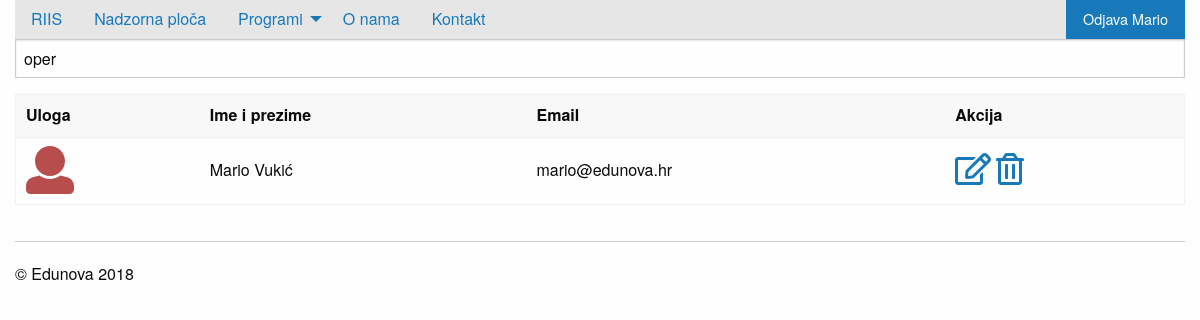
Screenshot of /privatno/operateri/index.php?uvjet=oper (signed in) with the database file from the repository.
### tables this page shows
create table operater(
sifra int not null primary key auto_increment,
email varchar(50) not null,
lozinka char(32) not null,
ime varchar(50) not null,
prezime varchar(50) not null,
uloga varchar(20) not null
);

### privatno/operateri/index.php (the view, shortened to what this page needs)
<?php include_once '../../konfiguracija.php';
$stranica = isset($_GET["stranica"]) ? $_GET["stranica"] : 1;
?>
<!doctype html>
<html class="no-js" lang="en" dir="ltr">
  <head>
    <?php include_once '../../include/head.php'; ?>
  </head>
  <body>
    <div class="grid-container">
      	<?php include_once '../../include/izbornik.php'; ?>
      	<div class="grid-x grid-padding-x">
			<div class="large-12 cell">
				<form method="get">
					<input type="text" name="uvjet"
					placeholder="uvjet pretraživanja (ime, prezime, email ili lozinka)"
					value="<?php echo isset($_GET["uvjet"]) ? $_GET["uvjet"] : "" ?>" />
				</form>
				<?php
					$uvjet = "%" . (isset($_GET["uvjet"]) ? $_GET["uvjet"] : "") . "%";
					$izraz = $veza->prepare("select * from operater
					where concat(ime,prezime,email,uloga) like :uvjet
					order by uloga, prezime, ime limit :stranica, :brojRezultataPoStranici");
					$izraz->bindValue("stranica", $stranica* $brojRezultataPoStranici -  $brojRezultataPoStranici , PDO::PARAM_INT);
					$izraz->bindValue("brojRezultataPoStranici", $brojRezultataPoStranici, PDO::PARAM_INT);
					$izraz->bindParam("uvjet", $uvjet);
					$izraz->execute();
					$rezultati = $izraz->fetchAll(PDO::FETCH_OBJ);
				  ?>
				<table>
					<thead>
						<tr>
							<th>Uloga</th>
							<th>Ime i prezime</th>
							<th>Email</th>
							<th>Akcija</th>
						</tr>
					</thead>
					<tbody>
					<?php
					foreach ($rezultati as $red):
					?>
						<tr>
							<td title="<?php echo $red->uloga ?>"><?php
							if($red->uloga==="admin"){
								echo "<i style=\"color: #b74d4d\" title=\"Administrator\" class=\"fas fa-user-circle fa-3x\"></i>";
							}else{
								echo "<i  style=\"color: #b74d4d\" title=\"Operater\" class=\"fas fa-user fa-3x\"></i>";
							}
								?></td>
							<td><?php echo $red->ime . " " . $red->prezime; ?></td>
							<td><?php echo $red->email; ?></td>
							<td>
								<a href="#"><i class="far fa-edit fa-2x"></i></a>
								<a href="#"><i class="far fa-trash-alt fa-2x"></i></a>
							</td>
						</tr>
					<?php endforeach; ?>
					</tbody>
				</table>
			</div>
		</div>
		<?php include_once '../../include/podnozje.php'; ?>
    </div>
  </body>
</html>

### rows the page displays
operater: ime "Mario", prezime "Vukić", email "mario@edunova.hr"

### other values shown
$opis "RIIS Nadzorna ploča O nama Kontakt"
$_SESSION[$appID."autoriziran"]->ime "Mario"
